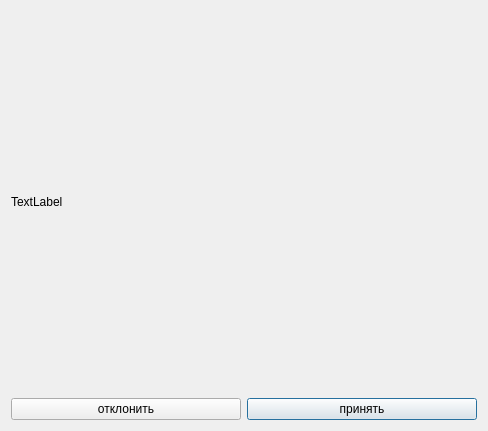
<?xml version="1.0" encoding="UTF-8"?>
<ui version="4.0">
 <class>call_dialog</class>
 <widget class="QDialog" name="call_dialog">
  <property name="geometry">
   <rect>
    <x>0</x>
    <y>0</y>
    <width>488</width>
    <height>431</height>
   </rect>
  </property>
  <property name="focusPolicy">
   <enum>Qt::FocusPolicy::TabFocus</enum>
  </property>
  <property name="windowTitle">
   <string>Dialog</string>
  </property>
  <layout class="QGridLayout" name="gridLayout">
   <item row="0" column="0">
    <widget class="QLabel" name="label">
     <property name="text">
      <string>TextLabel</string>
     </property>
    </widget>
   </item>
   <item row="3" column="1">
    <widget class="QPushButton" name="pb_accept">
     <property name="text">
      <string>принять</string>
     </property>
    </widget>
   </item>
   <item row="3" column="0">
    <widget class="QPushButton" name="pb_reject">
     <property name="text">
      <string>отклонить</string>
     </property>
    </widget>
   </item>
  </layout>
 </widget>
 <resources/>
 <connections/>
</ui>
